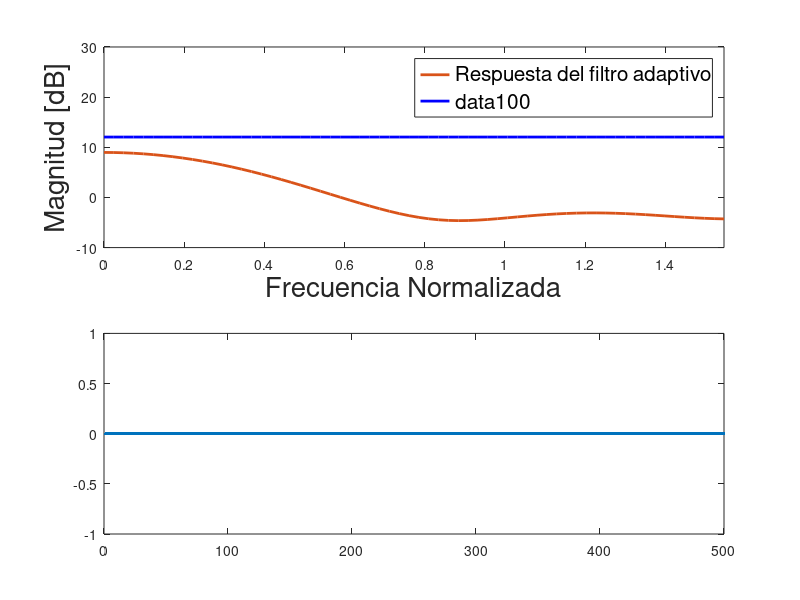

Here is the MATLAB script that generated this plot:
% close all
L=1e5;          % Longitud de la simulación
N=31;           % Tamaño del filtro de ecualización
mu=1e-4;        % Velocidad de adaptación
sigma=0.01      % Ruido

% Inicialización de vectores
sr=zeros(1,N);
h_s=zeros(1,N);
h_s((N-1)/2)=4;
x_s=zeros(1,L);
d=zeros(1,L);
e=zeros(1,L);

% Generación de símbolos aleatorios
x=(rand(1,L)>0.5)*2-1;

% Canal
h=[1 0.7 0.6 0.35 0.1 0.05 0.01];

% Filtrado de los símbolos por el canal
y=filter(h,1,x);

yo=y+randn(1,L)*sigma;

% Gráfica de respuesta en frecuencia del canal y el ecualizador
NFFT=128;
CH=fft(h,NFFT);
FC=fft(h_s,NFFT);
subplot(2,1,1)
h1=plot((0:NFFT/2-1)/NFFT*pi,20*log10(abs(FC(1:NFFT/2))));
set(h1,'linewidth',2)
hold all
h=plot((0:NFFT/2-1)/NFFT*pi,20*log10(abs(CH(1:NFFT/2))));
set(h,'linewidth',2)
xlabel('Frecuencia Normalizada','FontSize',20)
ylabel('Magnitud [dB]','FontSize',20)
h=legend('Respuesta del canal','Respuesta del filtro adaptivo')
set(h,'Fontsize',15)
axis tight
ylim([-10,30])
% Gráfica de los símbolos recibidos
subplot(2,1,2)
h2=plot(yo(1:500),'.');
axis tight
ylim([-3,3])
xlim([0,499])
xlabel('Muestras','FontSize',20)
ylabel('Símbolos','FontSize',20)


%Bucle de procesamiento del receptor
for n=1:L

% Registro de desplazamiento
sr=[yo(n) sr(1:end-1)];

% Insertar filtrado de muestras con h_s (^h o h sombrero) para obtener x_s[n] (^x o x sombrero)
% ->

% Señal de referencia obtenida a partir de x_s 
d(n)=(x_s(n)>0)*2-1;

% Señal de error
e(n)=x_s(n)-d(n);

% Insertar adaptacion de coeficientes para obtener los coeficientes actualizados de h_s
% ->

% Actualización de gráficos
if (mod(n,1000)==0)

subplot(2,1,1);
FC=fft(h_s,NFFT);
delete(h1);
h1=plot((0:NFFT/2-1)/NFFT*pi,20*log10(abs(FC(1:NFFT/2))),'b');
set(h1,'linewidth',2);
subplot(2,1,2);
ylim([-3,3])
h2=plot(x_s(n-499:n),'.');
drawnow

end
end
